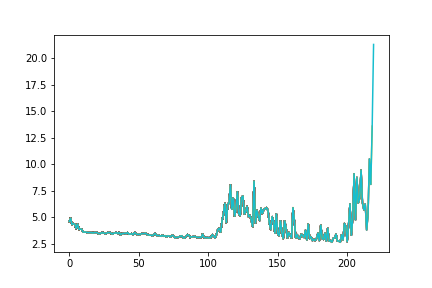
#> input picture last_progression.png, 432 x 288 px
$ python -i preproc_img.py   (imports and definitions only)
#> lines starting #> are read from the running program, lines starting #| are printed output that depends on the picture; after the words box and inside, x2 and y2 are one past the last pixel; in counts of white or black regions, pixels touching at a corner belong together
#> further down, picture is the input picture: shape (288, 432, 3); mean B, G, R 249.9, 250, 247.2
import cv2
import numpy as np

def process_img(original_image):
    processed_img = cv2.cvtColor(original_image, cv2.COLOR_BGR2GRAY)
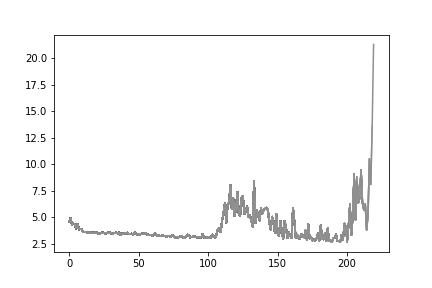
#> processed_img: shape (288, 432); min 0, max 255, mean 249.2
    processed_img = cv2.Canny(processed_img, threshold1=200, threshold2=300)
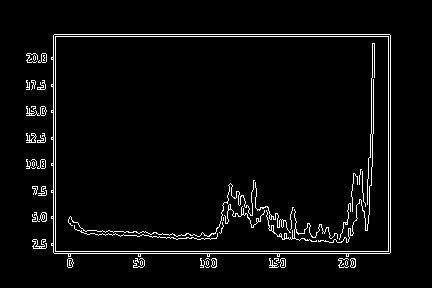
#> processed_img: shape (288, 432); 4% white in thin lines or dots, all inside (x1, y1, x2, y2) = (26, 34, 391, 268)
    processed_img = cv2.resize(processed_img,(80,80))
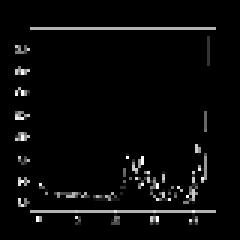
#> processed_img: shape (80, 80) (shown 3 times larger); min 0, max 255, mean 9.2
#> (the run stopped early here; a loop or call above may not have finished)
